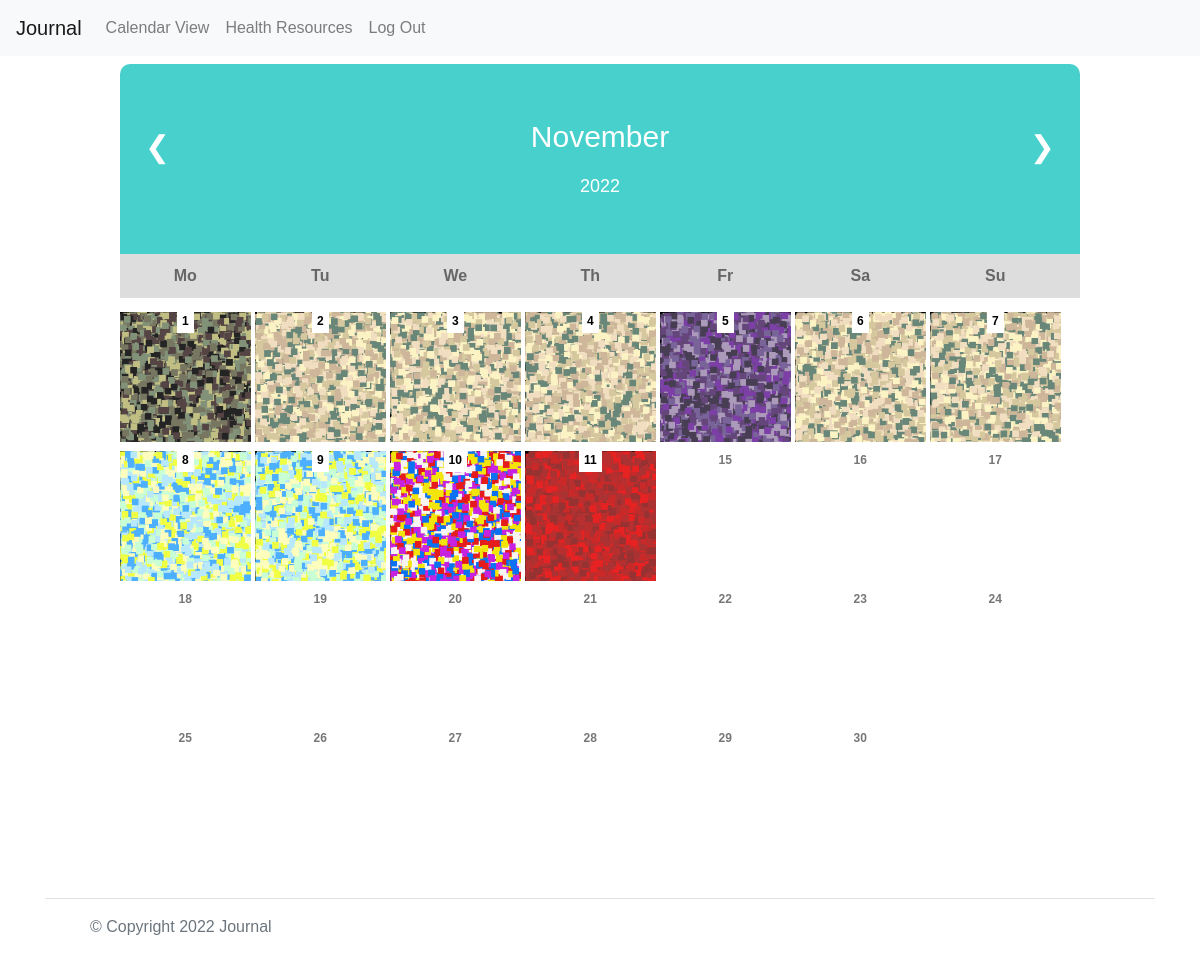
/calendar (signed in), run on an earlier commit of the app's database.
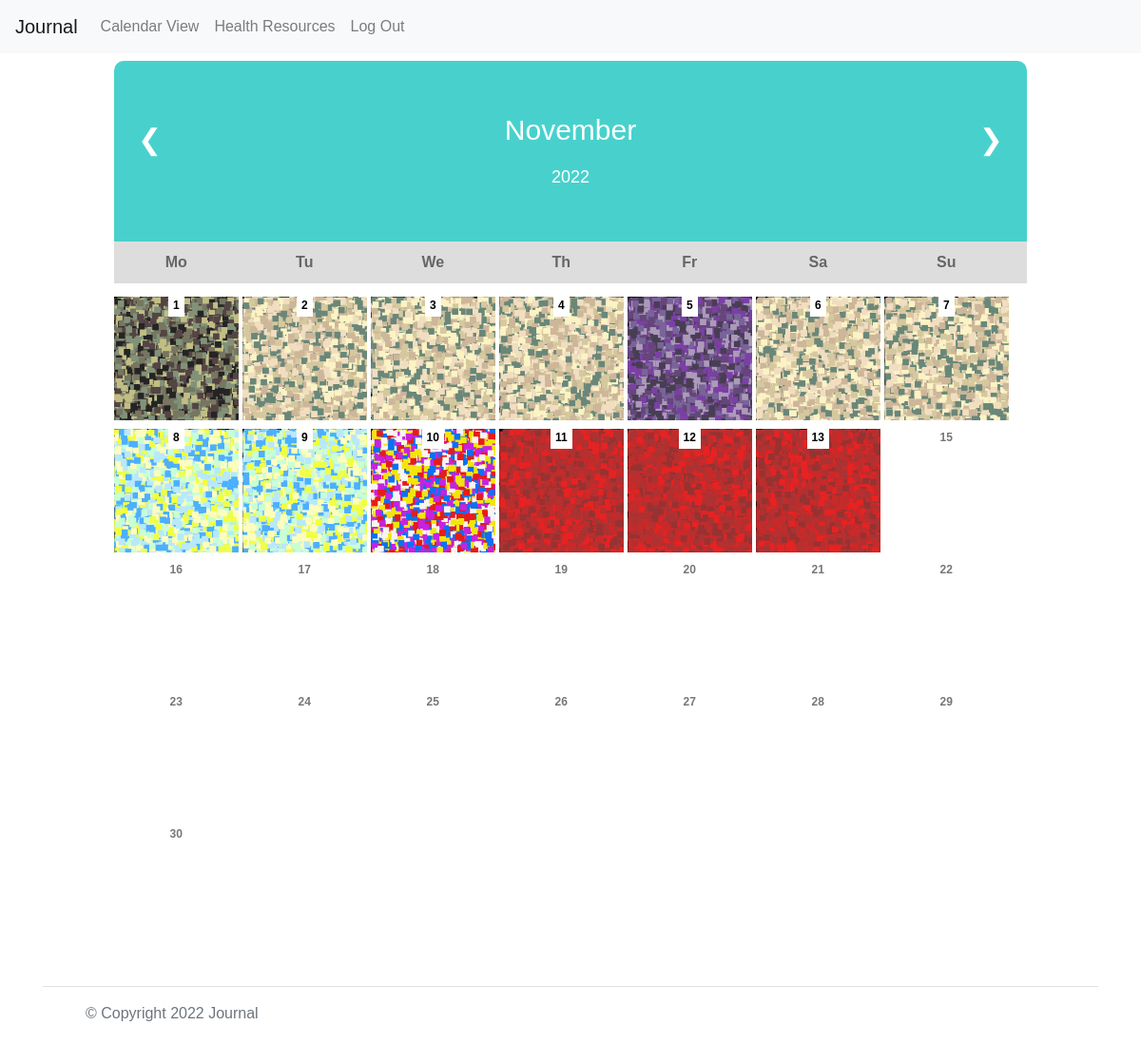
And on a later commit of the database.
### network/models.py (models this page shows, shortened)
class Post(models.Model):
    content = models.CharField(max_length=1000)
    time = models.DateTimeField(default=timezone.now)
    owner = models.ForeignKey('User', on_delete=models.CASCADE, related_name="post_profile")
    sentiment = models.IntegerField()
    image = models.ImageField(default='default.png')

### network/views.py (the view)
# urls.py: path("calendar", views.calendar, name="calendar"),
def calendar(request):
    user = request.user
    all_posts = Post.objects.filter(owner=user).order_by('time')
    return render(request, "network/calendar.html",{
        "posts": all_posts
    })

### network/templates/network/calendar.html (shortened to what this page needs)
{% extends "network/layout.html" %}
{% load static %}
{% block body %}
    <div class="cals">
        <div class="month mt-2">
            <ul>
            <li class="prev">&#10094;</li>
            <li class="next">&#10095;</li>
            <li>November<br><span style="font-size:18px">2022</span></li>
            </ul>
        </div>
        <ul class="weekdays">
            <li>Mo</li>
            <li>Tu</li>
            <li>We</li>
            <li>Th</li>
            <li>Fr</li>
            <li>Sa</li>
            <li>Su</li>
        </ul>
        <ul class="days">
            {% for post in posts %}
                <li class="calendarimage" style="background-image: url({{ post.image.url }})";><span class="active">{{post.id}}</span> </li>
            {% endfor %}
            <li>15</li>
            <li>16</li>
            <li>17</li>
            <li>18</li>
            <li>19</li>
            <li>20</li>
            <li>21</li>
            <li>22</li>
            <li>23</li>
            <li>24</li>
            <li>25</li>
            <li>26</li>
            <li>27</li>
            <li>28</li>
            <li>29</li>
            <li>30</li>
            </ul>
        </div>
    </div>
{% endblock %}

### network/templates/network/layout.html (shortened to what this page needs)
{% load static %}
<!DOCTYPE html>
<html lang="en">
    <head>
        <link rel="stylesheet" href="https://stackpath.bootstrapcdn.com/bootstrap/4.4.1/css/bootstrap.min.css">
        <link href="{% static 'network/styles.css' %}" rel="stylesheet">
    </head>
    <body>
        <nav class="navbar navbar-expand-lg navbar-light bg-light">
            <a class="navbar-brand" href="{% url 'index' %}">Journal</a>
            <div>
              <ul class="navbar-nav mr-auto">
                <li class="nav-item">
                  <a class="nav-link" href="{% url 'calendar' %}">Calendar View</a>
                </li>
                <li class="nav-item">
                  <a class="nav-link" href="{% url 'resources' %}">Health Resources</a>
                </li>
                {% if user.is_authenticated %}
                    <li class="nav-item">
                        <a class="nav-link" href="{% url 'logout' %}">Log Out</a>
                    </li>
                {% endif %}
              </ul>
            </div>
          </nav>
        <div class="body">
            {% block body %}
            {% endblock %}
        <div class="container">
            <footer class="d-flex flex-wrap justify-content-between align-items-center py-3 my-4 border-top">
              <div class="col-md-4 d-flex align-items-center">
                <a href="/" class="mb-3 me-2 mb-md-0 text-muted text-decoration-none lh-1">
                  <svg class="bi" width="30" height="24"><use xlink:href="#bootstrap"/></svg>
                </a>
                <span class="mb-3 mb-md-0 text-muted">&copy; Copyright 2022 Journal</span>
              </div>
              <ul class="nav col-md-4 justify-content-end list-unstyled d-flex">
                <li class="ms-3"><a class="text-muted" href="#"><svg class="bi" width="24" height="24"><use xlink:href="#twitter"/></svg></a></li>
                <li class="ms-3"><a class="text-muted" href="#"><svg class="bi" width="24" height="24"><use xlink:href="#instagram"/></svg></a></li>
                <li class="ms-3"><a class="text-muted" href="#"><svg class="bi" width="24" height="24"><use xlink:href="#facebook"/></svg></a></li>
              </ul>
            </footer>
          </div>
    </body>
</html>

### network/static/network/styles.css (style rules this page uses)
* { padding: 0; margin: 0; font-family: sans-serif; }
::placeholder { color: black; }
ul { list-style-type: none; }
.cals { width: 80%; margin: auto; }
.month { padding: 50px 25px; width: 100%; background: mediumturquoise; text-align: center; border-top-left-radius: 10px; border-top-right-radius: 10px; }
.month ul { margin: 0; padding: 0; }
.month ul li { color: white; font-size: 30px; }
.month .prev { float: left; padding-top: 10px; }
.month .next { float: right; padding-top: 10px; }
.weekdays { margin: 0; padding: 10px 0; background-color:#ddd; }
.weekdays li { display: inline-block; width: 13.6%; color: #666; text-align: center; font-weight: bold; }
.days { padding: 10px 0; background: #fff; margin: 0; }
.days li { list-style-type: none; display: inline-block; width: 13.6%; text-align: center; margin-bottom: 5px; font-size:12px; color: #777; height: 130px; font-weight: bold; }
.calendarimage { background-size: cover; background-repeat: no-repeat; }
.days li .active { padding: 5px; background: white; color: black !important }

What changed in the data, as far as the page shows it:
added Post: image (picture), id "12"
added Post: image (picture), id "13"
